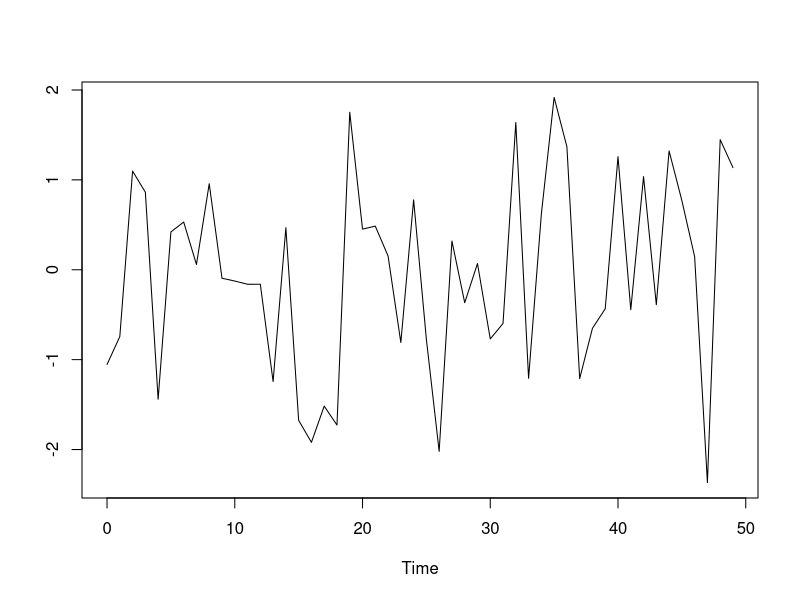

The R source for this figure:
## ---- chunk 1
timeseries_1 <- rnorm(50)
timeseries_1
## ---- chunk 2
plot(ts(timeseries_1, start = 0), ylab = "", xlab = "Time")
